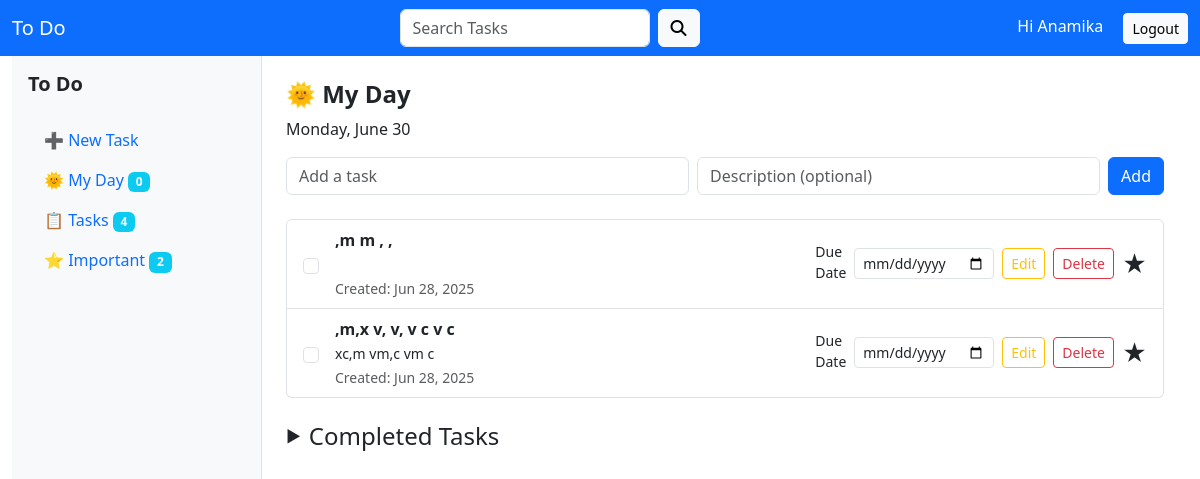
Screenshot of /?filter=important (signed in) with the database file from the repository.
### ToDoApp/models.py (models this page shows, shortened)
class Task(models.Model):
    user =models.ForeignKey(User,on_delete=models.CASCADE)
    title =models.CharField(max_length=200)
    description =models.TextField(blank=True)
    created_at =models.DateTimeField(auto_now_add=True)
    due_date = models.DateField(null=True, blank=True)
    is_completed = models.BooleanField(default=False)
    is_important = models.BooleanField(default=False)
    completed_at = models.DateTimeField(null=True, blank=True)

### ToDoApp/views.py (the view, shortened to what this page needs)
# urls.py: path('', views.task_list, name='task_list'),
@login_required
def task_list(request):
    user = request.user
    query = request.GET.get('q')                   #search
    filter_val = request.GET.get('filter')
    today_date = date.today()
    my_day_tasks = Task.objects.filter(user=user, is_completed=False, created_at__date=today_date)
    my_day_count = my_day_tasks.count()
    tasks_count = Task.objects.filter(user=user).count()
    important_count = Task.objects.filter(user=user, is_important=True, is_completed=False).count()
    if filter_val == 'important':                    #for important task
        if query:
            active_tasks = Task.objects.filter(
                user=user,
                is_completed=False,
                is_important=True
            ).filter(
                Q(title__icontains=query) | Q(description__icontains=query)
            ).order_by('-created_at')
            completed_tasks = Task.objects.filter(
                user=user,
                is_completed=True,
                is_important=True
            ).filter(
                Q(title__icontains=query) | Q(description__icontains=query)
            )
        else:
            active_tasks = Task.objects.filter(
                user=user,
                is_completed=False,
                is_important=True
            ).order_by('-created_at')
            completed_tasks = Task.objects.filter(
                user=user,
                is_completed=True,
                is_important=True
            )
    return render(request, 'ToDoApp/task_list.html', {
        'tasks': active_tasks,
        'completed_tasks': completed_tasks,
        'today': today_date,
        'query': query,
        'filter_val': filter_val,
        'my_day_count': my_day_count,
        'tasks_count': tasks_count,
        'important_count': important_count,
    })

### ToDoApp/templates/ToDoApp/task_list.html (shortened to what this page needs)
{% extends 'ToDoApp/base.html' %}
{% block content %}
<div class="d-flex">
  <div class="bg-light border-end p-3" style="width: 250px; height: 90vh;">
    <h5 class="mb-4"><strong>To Do</strong></h5>
    <ul class="nav flex-column">
      <li class="nav-item"><a class="nav-link text-primary" href="{% url 'task_create' %}">➕ New Task</a></li>
      <li class="nav-item">
      <a class="nav-link" href="{% url 'task_list' %}">
      🌞 My Day <span class="badge bg-info">{{ my_day_count }}</span>
      </a>
      </li>
      <li class="nav-item">
      <a class="nav-link" href="{% url 'task_all' %}">
      📋 Tasks <span class="badge bg-info">{{ tasks_count }}</span>
      </a>
      </li>
      <li class="nav-item">
      <a class="nav-link" href="{% url 'task_list' %}?filter=important">
      ⭐ Important <span class="badge bg-info">{{ important_count }}</span>
      </a>
      </li>
    </ul>
  </div>
  <div class="flex-grow-1 p-4">
    <h4><strong>🌞 My Day</strong></h4>
    <p>{{ today|date:"l, F j" }}</p>
    <form method="post" action="{% url 'task_create' %}" class="d-flex mb-4">
  <input type="text" name="title" class="form-control me-2" placeholder="Add a task" required>
  <input type="text" name="description" class="form-control me-2" placeholder="Description (optional)">
  <button class="btn btn-primary" type="submit">Add</button>
</form>
<ul class="list-group">
  {% if tasks %}
  {% for task in tasks %}
  <li class="list-group-item d-flex justify-content-between align-items-center">
    <form method="POST" action="{% url 'mark_completed' task.id %}" class="d-flex align-items-center w-100 me-2">
      <input type="checkbox" onchange="this.form.submit()" class="form-check-input me-3">
      <div class="me-auto">
        <strong>{{ task.title }}</strong><br>
        <small>{{ task.description }}</small><br>
        <small class="text-muted">
          Created: {{ task.created_at|date:"M d, Y" }}
        </small>
      </div>
    </form>
<div class="d-flex align-items-center gap-2">
      <label for="due_date_{{ task.id }}" class="form-label small mb-1">Due Date</label>
  <form method="POST" action="{% url 'update_due_date' task.id %}">
    <input
      type="date"
      name="due_date"
      title="Select due date"
      value="{{ task.due_date|date:'Y-m-d' }}"
      class="form-control form-control-sm due-date-input"
      data-task-id="{{ task.id }}"
      style="width: 140px;"
    >
  </form>
  <a href="{% url 'task_update' task.id %}" class="btn btn-sm btn-outline-warning">Edit</a>
  <a href="{% url 'task_delete' task.id %}" class="btn btn-sm btn-outline-danger">Delete</a>
   <a href="{% url 'toggle_important' task.id %}" style="text-decoration:none; color:inherit; font-size: 24px;">
  {% if task.is_important %}
    ★
  {% else %}
    ☆
  {% endif %}
  </a>
</div>
  </li>
  {% empty %}
  <li class="list-group-item text-muted">No tasks yet. Add one!</li>
  {% endfor %}
  {% else %}
  <p class="text-muted">No active tasks found{% if query %} for "{{ query }}"{% endif %}.</p>
  {% endif %}
</ul>
<h4 class="mt-4 d-flex align-items-center" style="cursor: pointer;" data-bs-toggle="collapse" data-bs-target="#completedTasks" aria-expanded="false" aria-controls="completedTasks" id="completedHeader">
  <span id="completedArrow" style="display: inline-block; transition: transform 0.3s ease; font-size: 1rem; margin-right: 0.5rem;">▶</span>
  Completed Tasks
</h4>
{% endblock %}

### ToDoApp/templates/ToDoApp/base.html (shortened to what this page needs)
<!DOCTYPE html>
<html lang="en">
<head>
    <link href="https://cdn.jsdelivr.net/npm/bootstrap@5.3.0/dist/css/bootstrap.min.css" rel="stylesheet">
    <link rel="stylesheet" href="https://cdnjs.cloudflare.com/ajax/libs/font-awesome/6.5.0/css/all.min.css">
</head>
<body>
    <nav class="navbar navbar-expand-lg navbar-dark bg-primary">
      <div class="container-fluid">
        <a class="navbar-brand" href="#">To Do</a>
        {% if user.is_authenticated %}
       <div class="mx-auto" style="width: 300px;">
      <form class="d-flex" method="get" action="{% url 'task_list' %}">
        <input
          class="form-control"
          type="search"
          name="q"
          placeholder="Search Tasks"
          aria-label="Search"
        >
        <button class="btn btn-light ms-2" type="submit">
          <i class="fas fa-magnifying-glass"></i>
        </button>
      </form>
    </div>
        <form method="post" action="{% url 'logout' %}">
            <span class="text-white me-3">Hi {{ user.username }}</span>
            <button type="submit" class="btn btn-sm btn-light">Logout</button>
        </form>
        {% endif %}
      </div>
    </nav>
    <div class="container-fluid">
        {% block content %}{% endblock %}
    </div>
</body>
</html>

### rows the page displays
Task: title ",m m , ,", created_at "Jun 28, 2025"
Task: title ",m,x v, v, v c v c", description "xc,m vm,c vm c", created_at "Jun 28, 2025"

### other values shown
{{ user.username }} "Anamika"
{{ my_day_count }} "0"
{{ tasks_count }} "4"
{{ important_count }} "2"
